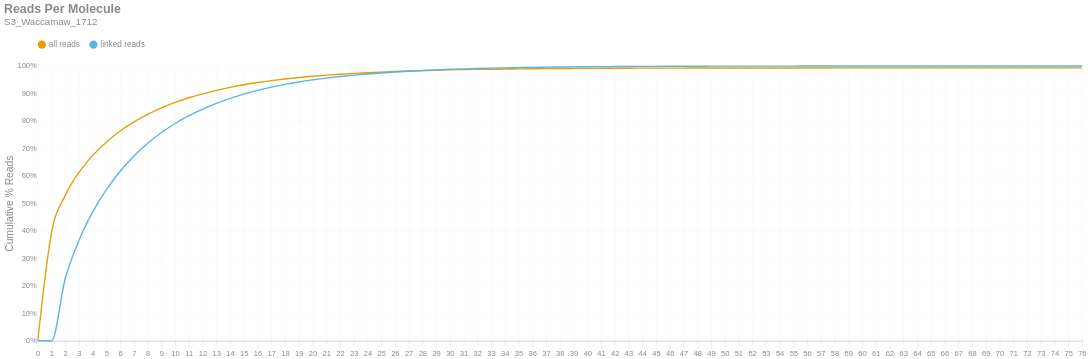

This figure's notebook cell:
### Markdown cell above
### Reads per Molecule
This chart shows the cumulative distribution of the number of reads per linked molecule. That is, how many alignments are associated with a unique molecule. This excludes the number of reads associated with invalid or absent linked-read barcodes. The `linked` histogram is the percentages recalculated when disregarding singletons.

### Code cell
if SKIPLR:
    print_html(f"Skipped")
else:
    counts = np.bincount(valids['reads'].cast(pl.Int64).to_numpy())
    weighted = counts * np.arange(len(counts))
    all_perc = weighted / n_reads
    linked_perc = weighted / n_linked_reads
    linked_perc[1] = 0
    binned_df = pl.DataFrame({
        'readsper': list(range(len(counts))),
        'all reads (cumsum)': np.cumsum(all_perc).tolist(),
        'linked reads (cumsum)': np.cumsum(linked_perc).tolist(),
    })

    with SafeRender(binned_df):
        (
            density_plot(binned_df, 'Reads Per Molecule', samplename, 'readspmol')
            .encode(
                x=alt.X('readsper:O', title=None).axis(labelAngle=0).scale(padding=0),
                y=alt.Y('value:Q', title='Cumulative % Reads').axis(format='%').stack(False),
                color=alt.Color("key:N").scale(domain=["all reads", "linked reads"]),
                tooltip=[
                    alt.Tooltip("key:N", title="Data Type"),
                    alt.Tooltip("readsper:O", title="Reads Per Molecule"),
                    alt.Tooltip("value:Q", format=".2%", title="% Reads (Cum.)")
                ]            
            )
        ).display()

### Figure 1 — Vega-Lite specification as saved in the notebook (floating-point values rounded to 4 significant figures)
{"width": "container", "height": 400, "config": {"title": {"anchor": "start", "dy": -15, "fontSize": 18, "color": "#888888", "subtitleColor": "#888888", "subtitleFontSize": 14}, "arc": {"fill": "#0072B2"}, "axis": {"domainColor": "#888888", "domainWidth": 0.5, "gridWidth": 0.2, "grid": false, "titleFontWeight": 400, "titleFontSize": 15, "labelFontSize": 11, "labelColor": "#888888", "tickColor": "#888888", "tickWidth": 0.2, "titleColor": "#888888"}, "axisBand": {"grid": false}, "axisX": {"grid": true, "tickSize": 10, "domainCap": "round"}, "axisY": {"domain": false, "grid": true, "tickSize": 0, "domainCap": "round"}, "background": "transparent", "header": {"labelFontSize": 15, "labelColor": "#888888", "titleFontSize": 15, "titleFontWeight": 600, "titleColor": "#888888"}, "legend": {"labelFont": "sans-serif", "labelFontSize": 12, "labelColor": "#888888", "symbolSize": 100, "symbolType": "circle", "titleFontSize": 12, "titlePadding": 10, "titleColor": "#888888", "title": null, "orient": "top"}, "range": {"category": ["#E69F00", "#56B4E9", "#009E73", "#F0E442", "#0072B2", "#D55E00", "#CC79A7", "#000000"], "diverging": ["#cfe8f3", "#a2d4ec", "#73bfe2", "#46abdb", "#1696d2", "#12719e"]}, "area": {"fill": "#0072B2", "fillOpacity": 0.7, "line": true, "strokeOpacity": 0.7}, "line": {"color": "#0072B2", "stroke": "#0072B2", "strokeWidth": 2}, "trail": {"color": "#0072B2", "stroke": "#0072B2", "strokeWidth": 0, "size": 1}, "point": {"filled": true, "fillOpacity": 1.0, "size": 95}, "text": {"color": "#888888", "fontSize": 11, "align": "right", "fontWeight": 400, "size": 11}, "bar": {"fill": "#0072B2", "stroke": null}, "view": {"stroke": null, "continuousWidth": 660, "continuousHeight": 400}}, "data": {"name": "data-0ffae27689b6421314f0e13600569e75"}, "mark": {"type": "line", "interpolate": "monotone", "point": {"opacity": 0, "size": 275}}, "encoding": {"color": {"field": "key", "scale": {"domain": ["all reads", "linked reads"]}, "type": "nominal"}, "tooltip": [{"field": "key", "title": "Data Type", "type": "nominal"}, {"field": "readsper", "title": "Reads Per Molecule", "type": "ordinal"}, {"field": "value", "format": ".2%", "title": "% Reads (Cum.)", "type": "quantitative"}], "x": {"axis": {"labelAngle": 0}, "field": "readsper", "scale": {"padding": 0}, "title": null, "type": "ordinal"}, "y": {"axis": {"format": "%"}, "field": "value", "stack": false, "title": "Cumulative % Reads", "type": "quantitative"}}, "params": [{"name": "param_c36ac31b6afebe62", "select": {"type": "point", "fields": ["key"]}, "bind": "legend"}], "title": {"text": "Reads Per Molecule", "subtitle": "S3_Waccamaw_1712"}, "transform": [{"fold": ["all reads (cumsum)", "linked reads (cumsum)"]}, {"calculate": "replace(datum.key, ' (cumsum)', '')", "as": "key"}, {"filter": {"param": "param_c36ac31b6afebe62"}}], "usermeta": {"embedOptions": {"downloadFileName": "S3_Waccamaw_1712.readspmol"}}, "$schema": "https://vega.github.io/schema/vega-lite/v6.1.0.json", "datasets": {"data-0ffae27689b6421314f0e13600569e75": [{"readsper": 0, "all reads (cumsum)": 0.0, "linked reads (cumsum)": 0.0}, {"readsper": 1, "all reads (cumsum)": 0.3932, "linked reads (cumsum)": 0.0}, {"readsper": 2, "all reads (cumsum)": 0.5291, "linked reads (cumsum)": 0.2266}, {"readsper": 3, "all reads (cumsum)": 0.6125, "linked reads (cumsum)": 0.3657}, {"readsper": 4, "all reads (cumsum)": 0.6744, "linked reads (cumsum)": 0.469}, {"readsper": 5, "all reads (cumsum)": 0.7234, "linked reads (cumsum)": 0.5506}, {"readsper": 6, "all reads (cumsum)": 0.7632, "linked reads (cumsum)": 0.617}, {"readsper": 7, "all reads (cumsum)": 0.7964, "linked reads (cumsum)": 0.6723}, {"readsper": 8, "all reads (cumsum)": 0.8241, "linked reads (cumsum)": 0.7184}, {"readsper": 9, "all reads (cumsum)": 0.8476, "linked reads (cumsum)": 0.7576}, {"readsper": 10, "all reads (cumsum)": 0.8674, "linked reads (cumsum)": 0.7906}, {"readsper": 11, "all reads (cumsum)": 0.8843, "linked reads (cumsum)": 0.8189}, {"readsper": 12, "all reads (cumsum)": 0.8987, "linked reads (cumsum)": 0.8428}, {"readsper": 13, "all reads (cumsum)": 0.9113, "linked reads (cumsum)": 0.8638}, {"readsper": 14, "all reads (cumsum)": 0.9221, "linked reads (cumsum)": 0.8819}, {"readsper": 15, "all reads (cumsum)": 0.9315, "linked reads (cumsum)": 0.8975}, {"readsper": 16, "all reads (cumsum)": 0.9396, "linked reads (cumsum)": 0.911}, {"readsper": 17, "all reads (cumsum)": 0.9466, "linked reads (cumsum)": 0.9227}, {"readsper": 18, "all reads (cumsum)": 0.9527, "linked reads (cumsum)": 0.9329}, {"readsper": 19, "all reads (cumsum)": 0.958, "linked reads (cumsum)": 0.9417}, {"readsper": 20, "all reads (cumsum)": 0.9625, "linked reads (cumsum)": 0.9492}, {"readsper": 21, "all reads (cumsum)": 0.9665, "linked reads (cumsum)": 0.9558}, {"readsper": 22, "all reads (cumsum)": 0.9699, "linked reads (cumsum)": 0.9615}, {"readsper": 23, "all reads (cumsum)": 0.9729, "linked reads (cumsum)": 0.9666}, {"readsper": 24, "all reads (cumsum)": 0.9754, "linked reads (cumsum)": 0.9708}, {"readsper": 25, "all reads (cumsum)": 0.9776, "linked reads (cumsum)": 0.9744}, {"readsper": 26, "all reads (cumsum)": 0.9796, "linked reads (cumsum)": 0.9778}, {"readsper": 27, "all reads (cumsum)": 0.9814, "linked reads (cumsum)": 0.9808}, {"readsper": 28, "all reads (cumsum)": 0.983, "linked reads (cumsum)": 0.9833}, {"readsper": 29, "all reads (cumsum)": 0.9844, "linked reads (cumsum)": 0.9857}, {"readsper": 30, "all reads (cumsum)": 0.9857, "linked reads (cumsum)": 0.9879}, {"readsper": 31, "all reads (cumsum)": 0.9866, "linked reads (cumsum)": 0.9895}, {"readsper": 32, "all reads (cumsum)": 0.9875, "linked reads (cumsum)": 0.9908}, {"readsper": 33, "all reads (cumsum)": 0.9882, "linked reads (cumsum)": 0.992}, {"readsper": 34, "all reads (cumsum)": 0.9888, "linked reads (cumsum)": 0.9931}, {"readsper": 35, "all reads (cumsum)": 0.9893, "linked reads (cumsum)": 0.9939}, {"readsper": 36, "all reads (cumsum)": 0.9899, "linked reads (cumsum)": 0.9948}, {"readsper": 37, "all reads (cumsum)": 0.9903, "linked reads (cumsum)": 0.9955}, {"readsper": 38, "all reads (cumsum)": 0.9907, "linked reads (cumsum)": 0.9961}, {"readsper": 39, "all reads (cumsum)": 0.991, "linked reads (cumsum)": 0.9966}, {"readsper": 40, "all reads (cumsum)": 0.9912, "linked reads (cumsum)": 0.9971}, {"readsper": 41, "all reads (cumsum)": 0.9915, "linked reads (cumsum)": 0.9975}, {"readsper": 42, "all reads (cumsum)": 0.9917, "linked reads (cumsum)": 0.9978}, {"readsper": 43, "all reads (cumsum)": 0.9918, "linked reads (cumsum)": 0.9981}, {"readsper": 44, "all reads (cumsum)": 0.992, "linked reads (cumsum)": 0.9984}, {"readsper": 45, "all reads (cumsum)": 0.9921, "linked reads (cumsum)": 0.9985}, {"readsper": 46, "all reads (cumsum)": 0.9922, "linked reads (cumsum)": 0.9987}, {"readsper": 47, "all reads (cumsum)": 0.9923, "linked reads (cumsum)": 0.9988}, {"readsper": 48, "all reads (cumsum)": 0.9924, "linked reads (cumsum)": 0.999}, {"readsper": 49, "all reads (cumsum)": 0.9925, "linked reads (cumsum)": 0.9992}, {"readsper": 50, "all reads (cumsum)": 0.9925, "linked reads (cumsum)": 0.9993}, {"readsper": 51, "all reads (cumsum)": 0.9926, "linked reads (cumsum)": 0.9994}, {"readsper": 52, "all reads (cumsum)": 0.9926, "linked reads (cumsum)": 0.9994}, {"readsper": 53, "all reads (cumsum)": 0.9927, "linked reads (cumsum)": 0.9995}, {"readsper": 54, "all reads (cumsum)": 0.9927, "linked reads (cumsum)": 0.9995}, {"readsper": 55, "all reads (cumsum)": 0.9927, "linked reads (cumsum)": 0.9996}, {"readsper": 56, "all reads (cumsum)": 0.9928, "linked reads (cumsum)": 0.9997}, {"readsper": 57, "all reads (cumsum)": 0.9928, "linked reads (cumsum)": 0.9997}, {"readsper": 58, "all reads (cumsum)": 0.9928, "linked reads (cumsum)": 0.9997}, {"readsper": 59, "all reads (cumsum)": 0.9928, "linked reads (cumsum)": 0.9997}, {"readsper": 60, "all reads (cumsum)": 0.9928, "linked reads (cumsum)": 0.9998}, {"readsper": 61, "all reads (cumsum)": 0.9928, "linked reads (cumsum)": 0.9998}, {"readsper": 62, "all reads (cumsum)": 0.9929, "linked reads (cumsum)": 0.9998}, {"readsper": 63, "all reads (cumsum)": 0.9929, "linked reads (cumsum)": 0.9999}, {"readsper": 64, "all reads (cumsum)": 0.9929, "linked reads (cumsum)": 0.9999}, {"readsper": 65, "all reads (cumsum)": 0.9929, "linked reads (cumsum)": 0.9999}, {"readsper": 66, "all reads (cumsum)": 0.9929, "linked reads (cumsum)": 0.9999}, {"readsper": 67, "all reads (cumsum)": 0.9929, "linked reads (cumsum)": 0.9999}, {"readsper": 68, "all reads (cumsum)": 0.9929, "linked reads (cumsum)": 0.9999}, {"readsper": 69, "all reads (cumsum)": 0.9929, "linked reads (cumsum)": 0.9999}, {"readsper": 70, "all reads (cumsum)": 0.9929, "linked reads (cumsum)": 0.9999}, {"readsper": 71, "all reads (cumsum)": 0.9929, "linked reads (cumsum)": 0.9999}, {"readsper": 72, "all reads (cumsum)": 0.9929, "linked reads (cumsum)": 1.0}, {"readsper": 73, "all reads (cumsum)": 0.993, "linked reads (cumsum)": 1.0}, {"readsper": 74, "all reads (cumsum)": 0.993, "linked reads (cumsum)": 1.0}, {"readsper": 75, "all reads (cumsum)": 0.993, "linked reads (cumsum)": 1.0}, {"readsper": 76, "all reads (cumsum)": 0.993, "linked reads (cumsum)": 1.0}]}}
